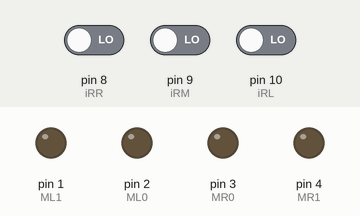
Simulated run of this sketch. Board: Arduino Uno, built with avr-gcc and run on an emulated ATmega328P. Parts: output pins drawn as LEDs (lit = HIGH). Inputs (shaded band) come from the test bench; at power-on: pin 8 (iRR) LOW, pin 9 (iRM) LOW, pin 10 (iRL) LOW.

Above: at 1.2 s.
1.3 s: pin 8 (iRR) driven HIGH
At 2.0 s:
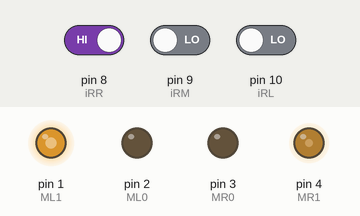
2.8 s: pin 9 (iRM) driven HIGH
At 3.9 s:
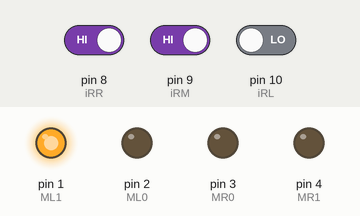
4.3 s: pin 9 (iRM) driven LOW
At 5.0 s:
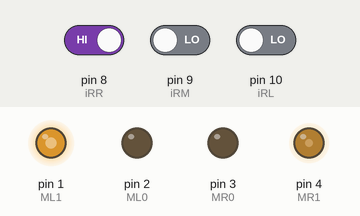
5.8 s: pin 10 (iRL) driven HIGH
At 6.2 s:
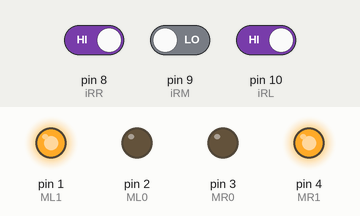
7.3 s: pin 10 (iRL) driven LOW
At 7.8 s:
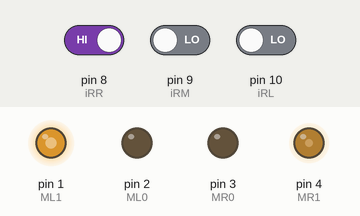
Timing chart, 0 to 9.8 s (numbered marks = the images above; inputs shaded):
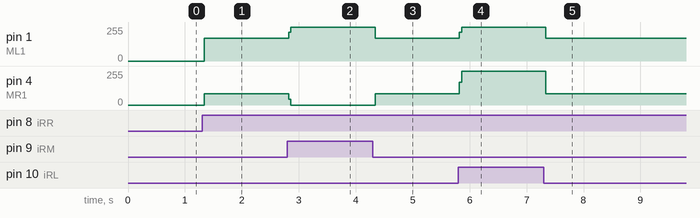

The sketch:

LFR.ino
```cpp
int iRL=10;
int iRM=9;
int iRR=8;
int ML0=2;
int ML1=1;
int MR0=3;
int MR1=4;

void setup(){
pinMode(iRL,INPUT);
pinMode(iRM,INPUT);
pinMode(iRR,INPUT);
pinMode(ML0,OUTPUT);
pinMode(ML1,OUTPUT);
pinMode(MR0,OUTPUT);
pinMode(MR1,OUTPUT);
}

void loop()
{
int a=digitalRead(iRL);
int b=digitalRead(iRM);
int c=digitalRead(iRR);

if(a==1 && b==0 && c==1)
{
  digitalWrite(ML0,0);
  digitalWrite(ML1,1);
  digitalWrite(MR0,0);
  digitalWrite(MR1,1);
}

if(a==0 && b==0 && c==1)
{
  digitalWrite(ML0,0);
  digitalWrite(ML1,0);
  digitalWrite(MR0,0);
  digitalWrite(MR1,1);
}
if(a==0 && b==0 && c==1)
{
  digitalWrite(ML0,0);
  digitalWrite(ML1,1);
  digitalWrite(MR0,0);
  digitalWrite(MR1,0);
}
}
```

Measured:
- after the input at 1.3 s, pin 1 (ML1): 0/255 → 172/255 at once; pin 4 (MR1): 0/255 → 86/255 at once
- after the input at 2.8 s, pin 1 (ML1): 172/255 → 255/255 at once; pin 4 (MR1): 86/255 → 0/255 at once
- after the input at 4.3 s, pin 1 (ML1): 255/255 → 172/255 at once; pin 4 (MR1): 0/255 → 86/255 at once
- after the input at 5.8 s, pin 1 (ML1): 172/255 → 255/255 at once; pin 4 (MR1): 86/255 → 255/255 at once
- after the input at 7.3 s, pin 1 (ML1): 255/255 → 172/255 at once; pin 4 (MR1): 255/255 → 86/255 at once
